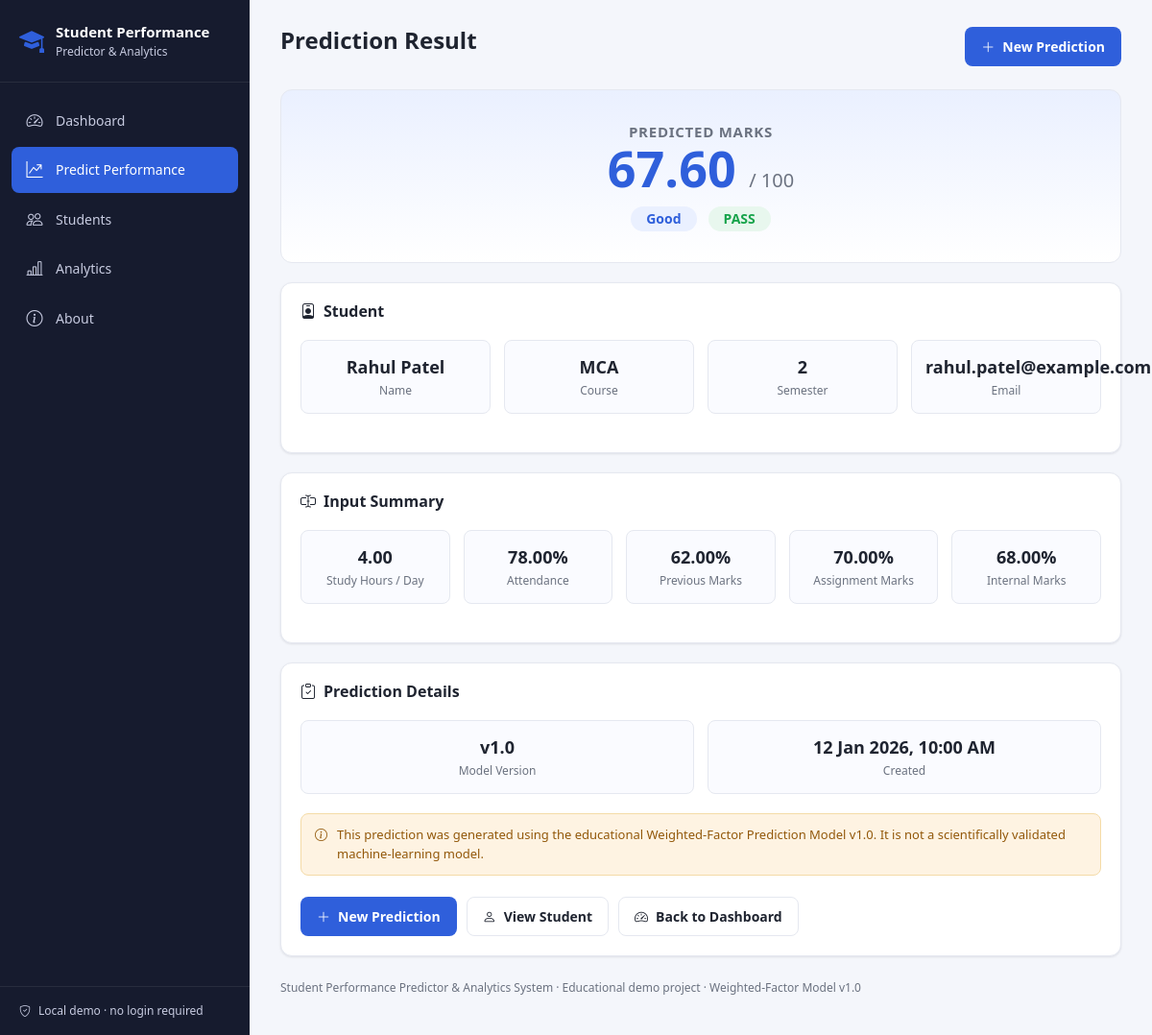
/result.php?id=2, run on the app's committed database.
### tables this page shows
CREATE TABLE student_performance (
    id INT AUTO_INCREMENT PRIMARY KEY,

    student_id INT NOT NULL,
    semester INT NOT NULL,

    study_hours_per_day DECIMAL(4,2)
        CHECK (study_hours_per_day BETWEEN 0 AND 24),

    attendance DECIMAL(5,2)
        CHECK (attendance BETWEEN 0 AND 100),

    previous_marks DECIMAL(5,2)
        CHECK (previous_marks BETWEEN 0 AND 100),

    assignment_marks DECIMAL(5,2)
        CHECK (assignment_marks BETWEEN 0 AND 100),

    internal_marks DECIMAL(5,2)
        CHECK (internal_marks BETWEEN 0 AND 100),

    predicted_marks DECIMAL(5,2)
        CHECK (predicted_marks BETWEEN 0 AND 100),

    performance ENUM('Excellent', 'Good', 'Average', 'Poor') DEFAULT NULL,

    result ENUM('Pass', 'Fail') DEFAULT NULL,

    model_version VARCHAR(20) DEFAULT NULL,

    created_at TIMESTAMP DEFAULT CURRENT_TIMESTAMP,
    updated_at TIMESTAMP DEFAULT CURRENT_TIMESTAMP ON UPDATE CURRENT_TIMESTAMP,

    FOREIGN KEY (student_id) REFERENCES students(id) ON DELETE CASCADE,

    INDEX idx_performance (performance),
    INDEX idx_result (result),
    INDEX idx_student_semester (student_id, semester),
    INDEX idx_created_at (created_at)
);

CREATE TABLE students (
    id INT AUTO_INCREMENT PRIMARY KEY,
    name VARCHAR(100) NOT NULL,
    email VARCHAR(100) UNIQUE,
    course_id INT,
    semester INT CHECK (semester BETWEEN 1 AND 12),

    FOREIGN KEY (course_id) REFERENCES courses(id)
);

CREATE TABLE courses (
    id INT AUTO_INCREMENT PRIMARY KEY,
    course_name VARCHAR(50) NOT NULL UNIQUE
);

### includes/functions.php (called while the page is built, shortened)
<?php
function h($value)
{
    return htmlspecialchars((string) $value, ENT_QUOTES, 'UTF-8');
}
function badgeClass(string $status): string
{
    $map = [
        'Excellent' => 'badge badge-excellent',
        'Good'      => 'badge badge-good',
        'Average'   => 'badge badge-average',
        'Poor'      => 'badge badge-poor',
        'Pass'      => 'badge badge-pass',
        'Fail'      => 'badge badge-fail',
    ];
    return $map[$status] ?? 'badge';
}

### result.php (the view, shortened to what this page needs)
<?php
require_once __DIR__ . '/includes/header.php';
$id = filter_input(INPUT_GET, 'id', FILTER_VALIDATE_INT);
$record = null;
if ($id !== false && $id !== null && $id > 0) {
    $stmt = $pdo->prepare("
        SELECT sp.*, s.name AS student_name, s.email AS student_email, c.course_name
        FROM student_performance sp
        JOIN students s ON s.id = sp.student_id
        LEFT JOIN courses c ON c.id = s.course_id
        WHERE sp.id = ?
    ");
    $stmt->execute([$id]);
    $record = $stmt->fetch();
}
require_once __DIR__ . '/includes/sidebar.php';
?>
<main class="main-content">
    <?php $pageDescription = ''; require_once __DIR__ . '/includes/navbar.php'; ?>
    <?php if (!$record): ?>
        <div class="card-box">
            <div class="empty-state">
                <i class="bi bi-exclamation-triangle"></i>
                Prediction record not found. It may have been deleted, or the link is invalid.
            </div>
            <div class="form-actions" style="justify-content:center;">
                <a href="predict.php" class="btn btn-primary-solid">New Prediction</a>
                <a href="index.php" class="btn btn-outline">Back to Dashboard</a>
            </div>
        </div>
    <?php else: ?>
        <div class="result-hero">
            <div class="hint" style="text-transform:uppercase; letter-spacing:.05em; color:var(--text-muted); font-weight:600;">
                Predicted Marks
            </div>
            <div class="result-score"><?= h($record['predicted_marks']) ?> <span>/ 100</span></div>
            <div class="result-badges">
                <span class="<?= badgeClass($record['performance']) ?>"><?= h($record['performance']) ?></span>
                <span class="<?= badgeClass($record['result']) ?>"><?= strtoupper(h($record['result'])) ?></span>
            </div>
        </div>
        <div class="card-box" style="margin-bottom:20px;">
            <h2 class="section-title"><i class="bi bi-person-badge"></i> Student</h2>
            <div class="summary-grid">
                <div class="summary-item">
                    <div class="value"><?= h($record['student_name']) ?></div>
                    <div class="label">Name</div>
                </div>
                <div class="summary-item">
                    <div class="value"><?= h($record['course_name'] ?? '—') ?></div>
                    <div class="label">Course</div>
                </div>
                <div class="summary-item">
                    <div class="value"><?= h($record['semester']) ?></div>
                    <div class="label">Semester</div>
                </div>
                <div class="summary-item">
                    <div class="value"><?= h($record['student_email'] ?? '—') ?></div>
                    <div class="label">Email</div>
                </div>
            </div>
        </div>
        <div class="card-box" style="margin-bottom:20px;">
            <h2 class="section-title"><i class="bi bi-input-cursor-text"></i> Input Summary</h2>
            <div class="summary-grid">
                <div class="summary-item">
                    <div class="value"><?= h($record['study_hours_per_day']) ?></div>
                    <div class="label">Study Hours / Day</div>
                </div>
                <div class="summary-item">
                    <div class="value"><?= h($record['attendance']) ?>%</div>
                    <div class="label">Attendance</div>
                </div>
                <div class="summary-item">
                    <div class="value"><?= h($record['previous_marks']) ?>%</div>
                    <div class="label">Previous Marks</div>
                </div>
                <div class="summary-item">
                    <div class="value"><?= h($record['assignment_marks']) ?>%</div>
                    <div class="label">Assignment Marks</div>
                </div>
                <div class="summary-item">
                    <div class="value"><?= h($record['internal_marks']) ?>%</div>
                    <div class="label">Internal Marks</div>
                </div>
            </div>
        </div>
        <div class="card-box">
            <h2 class="section-title"><i class="bi bi-clipboard-check"></i> Prediction Details</h2>
            <div class="summary-grid">
                <div class="summary-item">
                    <div class="value"><?= h($record['model_version']) ?></div>
                    <div class="label">Model Version</div>
                </div>
                <div class="summary-item">
                    <div class="value"><?= h(date('d M Y, h:i A', strtotime($record['created_at']))) ?></div>
                    <div class="label">Created</div>
                </div>
            </div>
            <div class="disclaimer-box">
                <i class="bi bi-info-circle"></i>
                <span>This prediction was generated using the educational Weighted-Factor Prediction Model <?= h($record['model_version']) ?>. It is not a scientifically validated machine-learning model.</span>
            </div>
            <div class="form-actions">
                <a href="predict.php" class="btn btn-primary-solid"><i class="bi bi-plus-lg"></i> New Prediction</a>
                <a href="student_view.php?id=<?= (int) $record['student_id'] ?>" class="btn btn-outline"><i class="bi bi-person"></i> View Student</a>
                <a href="index.php" class="btn btn-outline"><i class="bi bi-speedometer2"></i> Back to Dashboard</a>
            </div>
        </div>
    <?php endif; ?>
<?php require_once __DIR__ . '/includes/footer.php'; ?>

### style.css (style rules this page uses)
:root { --primary: #2f5fdb; --primary-dark: #23429e; --primary-light: #eaf0ff; --secondary: #6b7280; --success: #16a34a; --success-light: #e8f7ee; --danger: #dc2626; --danger-light: #fdecec; --warning: #d97706; --warning-light: #fef3e2; --info: #0891b2; --info-light: #e3f6f9; --background: #f4f6fb; --surface: #ffffff; --border: #e5e8f0; --text: #1f2430; --text-muted: #6b7280; --sidebar-bg: #161b2e; --sidebar-bg-hover: #232a44; --sidebar-text: #c7cbe0; --sidebar-text-active: #ffffff; --radius: 12px; --radius-sm: 8px; --shadow: 0 1px 3px rgba(16, 24, 40, 0.06), 0 1px 2px rgba(16, 24, 40, 0.04); --shadow-md: 0 4px 12px rgba(16, 24, 40, 0.08); --sidebar-width: 260px; }
* { box-sizing: border-box; }
body { margin: 0; font-family: 'Segoe UI', Roboto, -apple-system, BlinkMacSystemFont, sans-serif; background: var(--background); color: var(--text); font-size: 15px; line-height: 1.5; }
a { text-decoration: none; color: inherit; }
.main-content { margin-left: var(--sidebar-width); flex: 1; padding: 28px 32px 8px; min-width: 0; }
.btn-primary-solid, .btn-outline, .btn-danger-solid, .btn-plain { display: inline-flex; align-items: center; gap: 8px; padding: 9px 16px; border-radius: var(--radius-sm); font-size: 14px; font-weight: 600; border: 1px solid transparent; cursor: pointer; white-space: nowrap; }
.btn-primary-solid { background: var(--primary); color: #fff; }
.btn-outline { background: #fff; border-color: var(--border); color: var(--text); }
.card-box { background: var(--surface); border-radius: var(--radius); box-shadow: var(--shadow); padding: 20px; border: 1px solid var(--border); }
.section-title { font-size: 16px; font-weight: 700; margin: 0 0 14px; display: flex; align-items: center; gap: 8px; }
.badge { display: inline-block; padding: 4px 10px; border-radius: 999px; font-size: 12px; font-weight: 600; }
.badge-good { background: var(--primary-light); color: var(--primary); }
.badge-pass { background: var(--success-light); color: var(--success); }
.form-actions { display: flex; gap: 10px; margin-top: 22px; flex-wrap: wrap; }
.result-hero { text-align: center; padding: 32px 20px; border-radius: var(--radius); background: linear-gradient(180deg, var(--primary-light), #fff); border: 1px solid var(--border); margin-bottom: 20px; }
.result-score { font-size: 52px; font-weight: 800; color: var(--primary); line-height: 1; }
.result-score span { font-size: 20px; color: var(--text-muted); font-weight: 500; }
.result-badges { display: flex; justify-content: center; gap: 12px; margin-top: 14px; flex-wrap: wrap; }
.result-badges .badge { font-size: 14px; padding: 6px 16px; }
.summary-grid { display: grid; grid-template-columns: repeat(auto-fit, minmax(150px, 1fr)); gap: 14px; margin: 20px 0; }
.summary-item { background: #fafbff; border: 1px solid var(--border); border-radius: var(--radius-sm); padding: 14px; text-align: center; }
.summary-item .value { font-size: 18px; font-weight: 700; }
.summary-item .label { font-size: 12px; color: var(--text-muted); margin-top: 2px; }
.disclaimer-box { background: var(--warning-light); color: #92580a; border: 1px solid #f4dba7; border-radius: var(--radius-sm); padding: 12px 14px; font-size: 13px; margin-top: 18px; display: flex; gap: 10px; }

### data on the page
student_performance: predicted_marks "67.60", performance "Good", result "PASS", student.name "Rahul Patel", courses.course_name "MCA", semester "2", student.email "rahul.patel@example.com", study_hours_per_day "4.00", attendance "78.00", previous_marks "62.00", assignment_marks "70.00", internal_marks "68.00", model_version "v1.0", created_at "12 Jan 2026, 10:00 AM"

### other printed values
$label "Dashboard Predict Performance Students Analytics About"
$pageTitle "Prediction Result"
MODEL_VERSION "v1.0"
